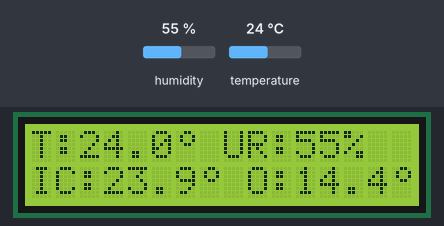
Bench run of a sketch on a simulated Arduino Uno, built with avr-gcc and run on an emulated ATmega328P. On the bench: 16×2 character LCD. The inputs (shaded band) are chosen by the test bench; at power-on: humidity 55 %, temperature 24 °C.

Above: at 3.3 s.
3.4 s: humidity set to 22 %
At 5.7 s:
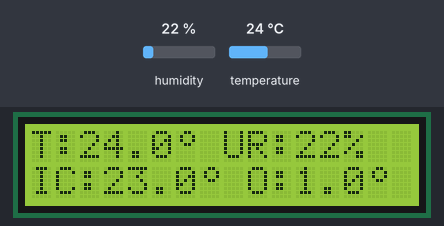
6.7 s: temperature set to 12 °C
At 8.3 s:
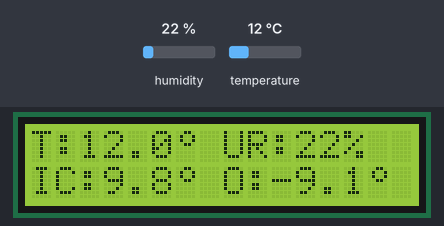
10.0 s: humidity set to 40 %
At 13.5 s:
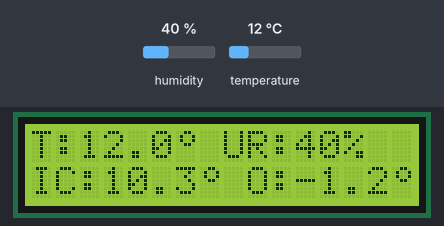
14.0 s: temperature set to 19 °C
At 16.0 s:
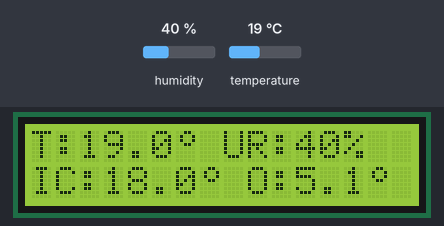
Timing chart, 0 to 17.5 s (numbered marks = the images above; inputs shaded):
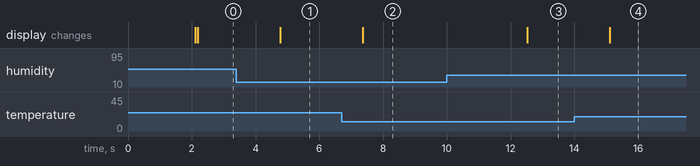

The sketch:

20_01_estacao_meteorologica.ino
```cpp
#include <Wire.h>
#include <LiquidCrystal_I2C.h>
#include <DHT.h>
#include <math.h>

#define PINO_DHT 2
#define TIPO_DHT DHT11
DHT dht(PINO_DHT, TIPO_DHT);

// O endereco 0x27 e comum, mas deve ser confirmado com o scanner I2C.
LiquidCrystal_I2C lcd(0x27, 16, 2);

byte grau[8] = {
  B00110,
  B01001,
  B01001,
  B00110,
  B00000,
  B00000,
  B00000,
  B00000
};

float calcularOrvalho(float temperatura, float umidade) {
  if (umidade <= 0.0 || umidade > 100.0) {
    return NAN;
  }

  const float a = 17.27;
  const float b = 237.7;

  float alpha =
      (a * temperatura) / (b + temperatura)
      + log(umidade / 100.0);

  return (b * alpha) / (a - alpha);
}

void limparLinha(byte linha) {
  lcd.setCursor(0, linha);
  lcd.print("                ");  // 16 espacos
}

void exibirErro() {
  limparLinha(0);
  limparLinha(1);

  lcd.setCursor(1, 0);
  lcd.print("Erro no DHT11");

  lcd.setCursor(0, 1);
  lcd.print("Verifique sensor");
}

void exibirDados(float temperatura,
                 float umidade,
                 float indiceCalor,
                 float orvalho) {
  limparLinha(0);
  limparLinha(1);

  // Linha 1: T:25.0° UR:60%
  lcd.setCursor(0, 0);
  lcd.print("T:");
  lcd.print(temperatura, 1);
  lcd.write(byte(0));
  lcd.print(" UR:");
  lcd.print((int)umidade);
  lcd.print("%");

  // Linha 2: IC:25.5° O:16.7°
  lcd.setCursor(0, 1);
  lcd.print("IC:");
  lcd.print(indiceCalor, 1);
  lcd.write(byte(0));
  lcd.print(" O:");
  lcd.print(orvalho, 1);
  lcd.write(byte(0));
}

void setup() {
  lcd.init();
  lcd.backlight();

  dht.begin();
  lcd.createChar(0, grau);

  lcd.setCursor(0, 0);
  lcd.print("  Estacao UEG   ");
  lcd.setCursor(0, 1);
  lcd.print(" Inicializando  ");

  delay(2000);
  lcd.clear();
}

void loop() {
  float umidade = dht.readHumidity();
  float temperatura = dht.readTemperature();

  if (isnan(umidade) || isnan(temperatura)) {
    exibirErro();
    delay(2500);
    return;
  }

  float indiceCalor =
      dht.computeHeatIndex(temperatura, umidade, false);

  float orvalho = calcularOrvalho(temperatura, umidade);

  if (isnan(orvalho)) {
    exibirErro();
    delay(2500);
    return;
  }

  exibirDados(temperatura,
              umidade,
              indiceCalor,
              orvalho);

  // O DHT11 nao deve ser lido em intervalos muito curtos.
  delay(2500);
}
```

Measured:
- after the input at 3.4 s, the display: changes after 1.4 s (image 1)
- after the input at 6.7 s, the display: changes after 0.66 s (image 2)
- after the input at 10.0 s, the display: changes after 2.5 s (image 3)
- after the input at 14.0 s, the display: changes after 1.1 s (image 4)
